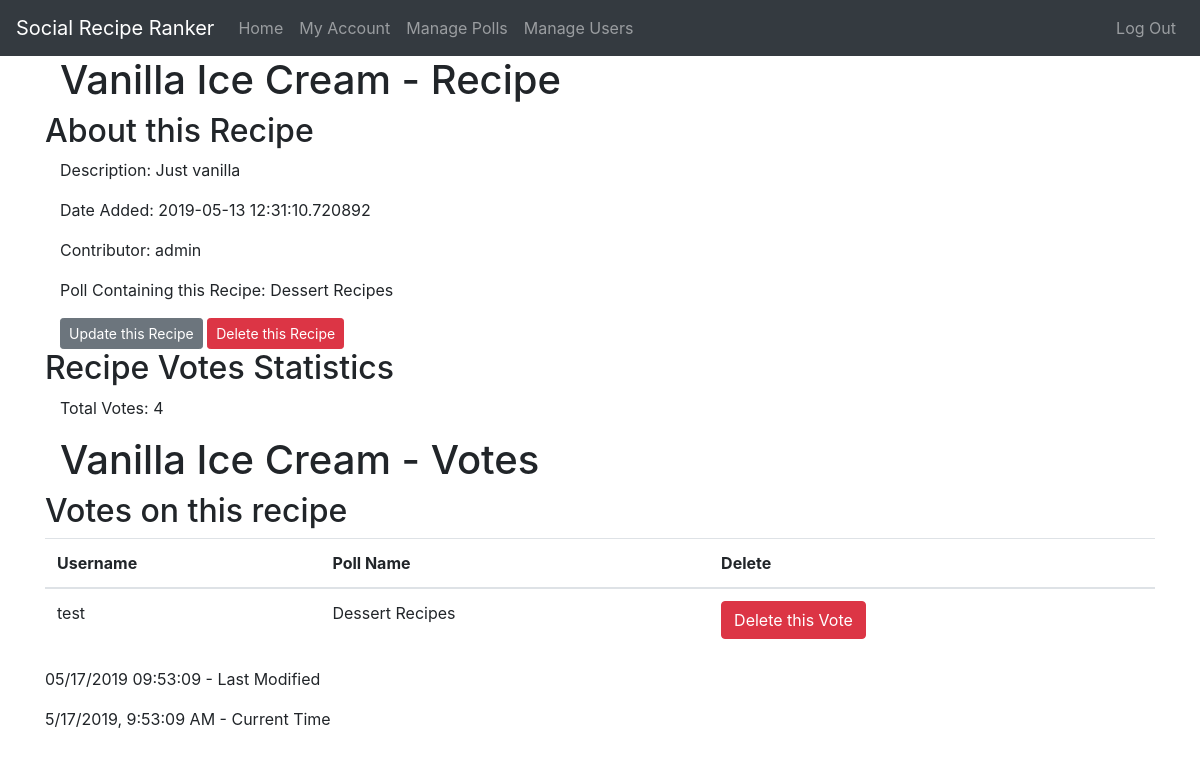
The page /recipe/1 (signed in) on the database as committed earlier.
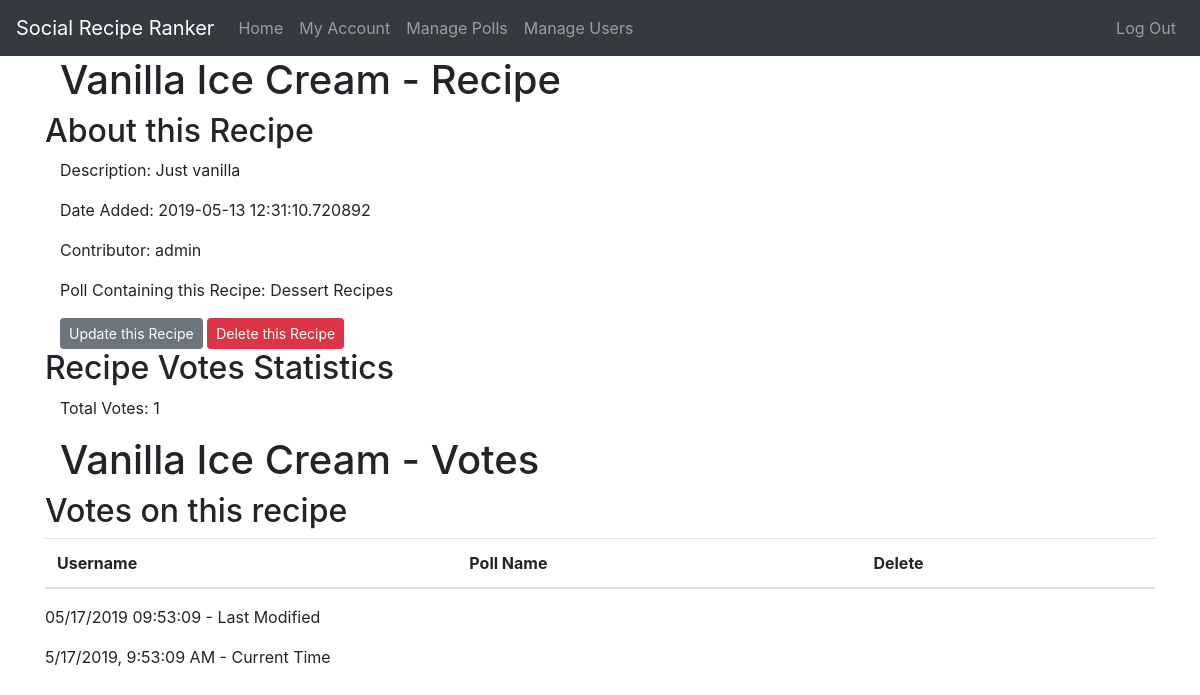
The same page on the database as committed later.
### app/models.py (models this page shows, shortened)
class Recipe(db.Model):
    id = db.Column(db.Integer, primary_key=True)
    name = db.Column(db.String(64), nullable=False, index=True)
    description = db.Column(db.String(256), nullable=True)
    date_added = db.Column(db.DateTime, nullable=False, index=True, default=datetime.utcnow)
    contributor_id = db.Column(db.Integer, db.ForeignKey('user.id'), nullable=False)
    poll_id = db.Column(db.Integer, db.ForeignKey('poll.id'), nullable=False)
    votes_count = db.Column(db.Integer, nullable=False, default=0)

class User(UserMixin, db.Model):
    id = db.Column(db.Integer, primary_key=True)  # not null and unique by default
    username = db.Column(db.String(64), nullable=False, unique=True, index=True)
    email = db.Column(db.String(128), nullable=False, unique=True, index=True)
    password_hash = db.Column(db.String(128), nullable=False)
    date_registered = db.Column(db.DateTime, nullable=False, index=True, default=datetime.utcnow)
    is_admin = db.Column(db.Boolean, nullable=False, default=False)
    polls = db.relationship("Poll", backref='creator', lazy='dynamic')  # dynamic so we can filter the queries later
    recipes = db.relationship("Recipe", backref='contributor', lazy='dynamic')
    votes = db.relationship("Vote", backref='user', lazy='dynamic')

class Poll(db.Model):
    id = db.Column(db.Integer, primary_key=True)
    name = db.Column(db.String(64), nullable=False, index=True)
    description = db.Column(db.String(256), nullable=True)
    date_created = db.Column(db.DateTime, nullable=False, index=True, default=datetime.utcnow)
    creator_id = db.Column(db.Integer, db.ForeignKey('user.id'), nullable=False)
    recipes = db.relationship("Recipe", backref='poll', lazy='dynamic')
    votes = db.relationship("Vote", backref='poll', lazy='dynamic')

class Vote(db.Model):
    id = db.Column(db.Integer, primary_key=True)
    poll_id = db.Column(db.Integer, db.ForeignKey('poll.id'), nullable=False)
    user_id = db.Column(db.Integer, db.ForeignKey('user.id'), nullable=False)

### app/routes.py (the view)
@app.route('/recipe/<int:recipe_id>', methods=['GET', 'POST'])
@login_required
def recipe(recipe_id):
    if current_user.is_admin:
        recipe = Recipe.query.get_or_404(recipe_id)
        return render_template('recipe.html', title=recipe.name + ' - Recipe', users=User, polls=Poll, recipe=recipe, vote=Vote)
    else:
        abort(403)

### app/models.py (called while the page is built)
@login_manager.user_loader
def load_user(id):
    return User.query.get(int(id))

### app/templates/recipe.html (shortened to what this page needs)
{% extends "base.html" %}
{% block content %}
<article class="container">
    <header>
        <h1>{{ recipe.name }} - Recipe</h1>
    </header>
    <section class="row">
        <h2>About this Recipe</h2>
        <div class="container">
            <p>Description: {{ recipe.description }}</p>
            <p>Date Added: {{ recipe.date_added }}</p>
            <p>Contributor: {{ users.query.filter_by(id=recipe.contributor_id).first().username }}</p>
            <p>Poll Containing this Recipe: {{ polls.query.filter_by(id=recipe.poll_id).first().name }}</p>
            <a class="btn btn-secondary btn-sm" href="{{ url_for('update_recipe', recipe_id=recipe.id) }}">Update this Recipe</a>
            <button type="button" class="btn btn-danger btn-sm" data-toggle="modal"
                data-target="#deleteModal">Delete this Recipe</button>
        </div>
    </section>
    <section class="row">
        <h2>Recipe Votes Statistics</h2>
        <div class="container">
            <p>Total Votes: {{ recipe.votes_count }}</p>
        </div>
    </section>
</article>
<article class="container">
    <header>
        <h1>{{ recipe.name }} - Votes</h1>
    </header>
    <section class="row">
        <h2>Votes on this recipe</h2>
        <table class="table table-hover">
            <thead>
                <tr>
                    <th scope="col">Username</th>
                    <th scope="col">Poll Name</th>
                    <th scope="col">Delete</th>
                </tr>
            </thead>
            <tbody>
                {% for v in vote.query.filter_by(id=recipe.id) %}
                <tr class='table-row'>
                    <td>{{ users.query.filter_by(id=v.user_id).first().username }}</td>
                    <td>{{ polls.query.filter_by(id=v.poll_id).first().name }}</td>
                    <td>
                        <button type="button" class="btn btn-danger" onclick="deleteVote('{{ v.id }}')">
                            Delete this Vote
                        </button>
                    </td>
                </tr>
                {% endfor %}
            </tbody>
        </table>
    </section>
</article>
{% endblock %}

Rows that differ between the two databases and show on the page:
removed Vote: {{ polls.query.filter_by(id=v.poll_id).first().name }} "Dessert Recipes"
no longer on this page (row unchanged): User: query.filter_by "test"
changed Recipe "Vanilla Ice Cream": votes_count "4" → "1"
